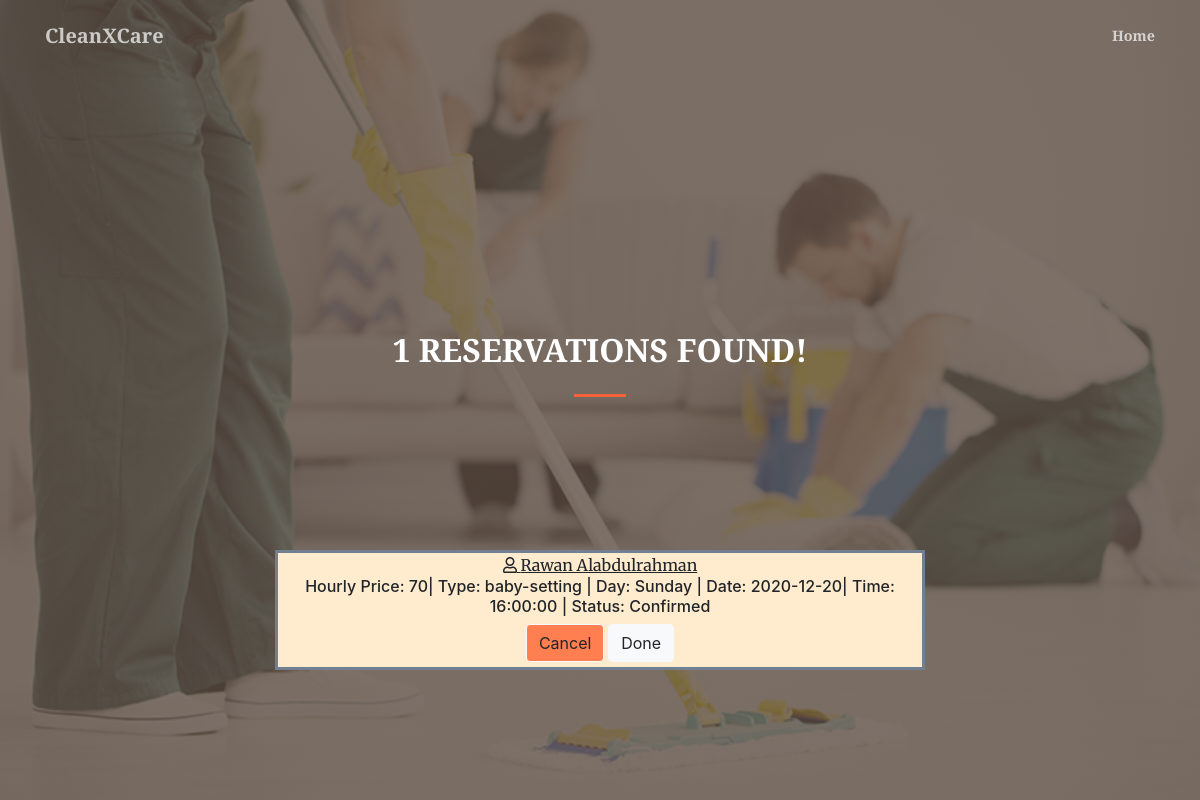
The page /hkReservations.php (signed in) on the database its author committed.
### tables this page shows
CREATE TABLE `reservations` (
  `ResID` int(10) NOT NULL,
  `indID` int(10) NOT NULL,
  `hkID` int(10) NOT NULL,
  `SchID` int(10) NOT NULL,
  `Status` varchar(10) NOT NULL
);

CREATE TABLE `housekeeper` (
  `FullName` varchar(30) NOT NULL,
  `Age` int(10) NOT NULL,
  `Password` varchar(300) NOT NULL,
  `Email` varchar(30) NOT NULL,
  `location` varchar(30) NOT NULL,
  `HkID` int(10) NOT NULL,
  `Years` int(10) NOT NULL,
  `HourPrice` int(10) NOT NULL,
  `TypeOfExp` varchar(30) NOT NULL,
  `Bio` text NOT NULL
);

CREATE TABLE `hksch` (
  `SchID` int(10) NOT NULL,
  `Day` varchar(20) NOT NULL,
  `Date` date NOT NULL,
  `Time` time NOT NULL,
  `HkId` int(10) NOT NULL,
  `Status` varchar(20) NOT NULL
);

### hkReservations.php (the view, shortened to what this page needs)
<html>
    <head>
        <link href="https://cdnjs.cloudflare.com/ajax/libs/magnific-popup.js/1.1.0/magnific-popup.min.css" rel="stylesheet" />
        <link href="css/styles.css" rel="stylesheet" />
    </head>
    <body id="page-top">
        <nav class="navbar navbar-expand-lg navbar-light fixed-top py-3" id="mainNav">
            <div class="container">
                <a class="navbar-brand js-scroll-trigger" href="#">CleanXCare</a>
                <div class="collapse navbar-collapse" id="navbarResponsive">
                    <ul class="navbar-nav ml-auto my-2 my-lg-0">
                        <li class="nav-item"><a class="nav-link js-scroll-trigger" href="HKHome.php">Home</a></li>
                    </ul>
                </div>
            </div>
        </nav>
        <header class="masthead">
         <?php
         $id=$_SESSION['id'];
  include('connection.php');
$query1 = "SELECT FullName, HourPrice, TypeOfExp, Day, Date, Time, reservations.Status, housekeeper.hkID, ResID,hksch.SchID From housekeeper inner JOIN hksch ON housekeeper.HkID=hksch.HkId INNER JOIN reservations ON hksch.SchID =reservations.SchID WHERE reservations.hkID='$id' AND reservations.Status='Confirmed'";
$result1 = mysqli_query($connection, $query1);
$rows1 = mysqli_num_rows($result1);
$query2 = "SELECT FullName, HourPrice, TypeOfExp, Day, Date, Time, reservations.Status, housekeeper.hkID, ResID,hksch.SchID From housekeeper inner JOIN hksch ON housekeeper.HkID=hksch.HkId INNER JOIN reservations ON hksch.SchID =reservations.SchID WHERE reservations.hkID='$id' AND reservations.Status='Completed'";
$result2 = mysqli_query($connection, $query2);
$rows2 = mysqli_num_rows($result2);
if ($rows1==0&&$rows2==0){
    ?>
    <script>
    alert("You Do Not Have Any Reservations Yet!");
    window.location.replace("HKHome.php");
    </script>
    <?php
     mysqli_close($connection);
            exit;
}
 else {
    $RowsT=$rows1+$rows2;
    ?>
    <div class="container h-100">
                <div class="row h-100 align-items-center justify-content-center text-center">
                    <div class="col-lg-10 align-self-end">
                    <h2 class="text-uppercase text-white font-weight-bold"><?php echo ($RowsT) ?> Reservations Found!</h2>
                        <hr class="divider my-4" />
                    </div>
                     <div class="text-center">
          <div class="mt-0">
            <?php
            if($rows1>0){
            while ($rows1=mysqli_fetch_array($result1)) {
                ?>
                <div class="rectangle">    <a class = "active" class ="block" style ="text-decoration: underline" > <i  class ="far fa-user fa-1x" > </i>  <?php echo($rows1['FullName']) ?>  </a> <h6>Hourly Price: <?php echo($rows1['HourPrice']) ?>| Type: <?php echo($rows1['TypeOfExp']) ?> | Day: <?php echo($rows1['Day']) ?> | Date: <?php echo($rows1['Date']) ?>| Time: <?php echo($rows1['Time']) ?> | Status: <?php echo($rows1['Status']) ?></h6>  <a class="btn Search btn-light js-scroll-trigger" href="hkCA.php?RID='<?php echo($rows1['ResID']) ?>'&HID='<?php echo($rows1['hkID']) ?>'&SID='<?php echo($rows1['SchID']) ?>'">Cancel</a> <a class="btn  btn-light js-scroll-trigger" href="updateRes.php?RID='<?php echo($rows1['ResID']) ?>'">Done</a> </div>
                 <?php
             }
            }
                ?>
                 <?php
           }
           ?>
         </div>
                </div>
            </div>
        </header>
    </body>
</html>

### hkReservations.php (style rules this page uses)
.Search { background-color: #FF7F50; }

### rows shown on the page
reservations: hkID.FullName "Rawan Alabdulrahman", hkID.HourPrice "70", hkID.TypeOfExp "baby-setting", SchID.Day "Sunday", SchID.Date "2020-12-20", SchID.Time "16:00:00", Status "Confirmed"

### other values the page prints
$RowsT "1"
